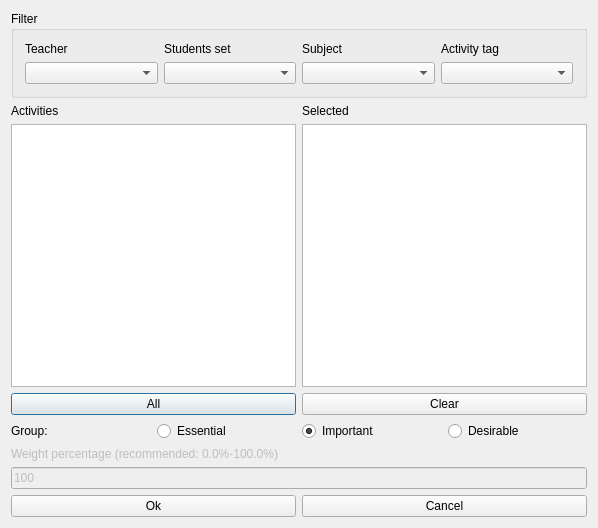
<?xml version="1.0" encoding="UTF-8"?>
<ui version="4.0">
 <class>ModifyConstraintActivitiesSameStartingTimeForm_template</class>
 <widget class="QDialog" name="ModifyConstraintActivitiesSameStartingTimeForm_template">
  <property name="geometry">
   <rect>
    <x>0</x>
    <y>0</y>
    <width>598</width>
    <height>528</height>
   </rect>
  </property>
  <property name="windowTitle">
   <string extracomment="This is the title of the dialog to modify a constraint of this type">Modify activities same starting time</string>
  </property>
  <layout class="QVBoxLayout" name="verticalLayout_3">
   <item>
    <widget class="QGroupBox" name="filterGroupBox">
     <property name="title">
      <string>Filter</string>
     </property>
     <layout class="QGridLayout" name="gridLayout">
      <item row="0" column="0">
       <widget class="QLabel" name="teachersTextLabel">
        <property name="text">
         <string>Teacher</string>
        </property>
        <property name="wordWrap">
         <bool>false</bool>
        </property>
       </widget>
      </item>
      <item row="0" column="1">
       <widget class="QLabel" name="studentsTextLabel">
        <property name="text">
         <string>Students set</string>
        </property>
        <property name="wordWrap">
         <bool>false</bool>
        </property>
       </widget>
      </item>
      <item row="0" column="2">
       <widget class="QLabel" name="subjectsTextLabel">
        <property name="text">
         <string>Subject</string>
        </property>
        <property name="wordWrap">
         <bool>false</bool>
        </property>
       </widget>
      </item>
      <item row="0" column="3">
       <widget class="QLabel" name="activityTagsTextLabel">
        <property name="text">
         <string>Activity tag</string>
        </property>
        <property name="wordWrap">
         <bool>false</bool>
        </property>
       </widget>
      </item>
      <item row="1" column="0">
       <widget class="QComboBox" name="teachersComboBox"/>
      </item>
      <item row="1" column="1">
       <widget class="QComboBox" name="studentsComboBox"/>
      </item>
      <item row="1" column="2">
       <widget class="QComboBox" name="subjectsComboBox"/>
      </item>
      <item row="1" column="3">
       <widget class="QComboBox" name="activityTagsComboBox"/>
      </item>
     </layout>
    </widget>
   </item>
   <item>
    <layout class="QHBoxLayout" name="horizontalLayout">
     <item>
      <layout class="QVBoxLayout" name="verticalLayout_2">
       <item>
        <widget class="QLabel" name="activitiesTextLabel">
         <property name="frameShape">
          <enum>QFrame::NoFrame</enum>
         </property>
         <property name="frameShadow">
          <enum>QFrame::Plain</enum>
         </property>
         <property name="text">
          <string>Activities</string>
         </property>
         <property name="wordWrap">
          <bool>false</bool>
         </property>
        </widget>
       </item>
       <item>
        <widget class="QListWidget" name="activitiesListWidget"/>
       </item>
       <item>
        <widget class="QPushButton" name="addAllActivitiesPushButton">
         <property name="text">
          <string comment="Text on a button. It refers to adding all activities from the list above this button into the current constraint">All</string>
         </property>
        </widget>
       </item>
      </layout>
     </item>
     <item>
      <layout class="QVBoxLayout" name="verticalLayout">
       <item>
        <widget class="QLabel" name="selectedActivitiesTextLabel">
         <property name="frameShape">
          <enum>QFrame::NoFrame</enum>
         </property>
         <property name="frameShadow">
          <enum>QFrame::Plain</enum>
         </property>
         <property name="text">
          <string comment="It refers to a list of selected activities">Selected</string>
         </property>
         <property name="wordWrap">
          <bool>false</bool>
         </property>
        </widget>
       </item>
       <item>
        <widget class="QListWidget" name="selectedActivitiesListWidget"/>
       </item>
       <item>
        <widget class="QPushButton" name="clearPushButton">
         <property name="text">
          <string>Clear</string>
         </property>
        </widget>
       </item>
      </layout>
     </item>
    </layout>
   </item>
   <item>
    <layout class="QHBoxLayout" name="horizontalLayout_4">
     <item>
      <widget class="QLabel" name="groupTextLabel">
       <property name="text">
        <string>Group:</string>
       </property>
      </widget>
     </item>
     <item>
      <widget class="QRadioButton" name="essentialRadioButton">
       <property name="text">
        <string>Essential</string>
       </property>
      </widget>
     </item>
     <item>
      <widget class="QRadioButton" name="importantRadioButton">
       <property name="text">
        <string>Important</string>
       </property>
       <property name="checked">
        <bool>true</bool>
       </property>
      </widget>
     </item>
     <item>
      <widget class="QRadioButton" name="desirableRadioButton">
       <property name="text">
        <string>Desirable</string>
       </property>
      </widget>
     </item>
    </layout>
   </item>
   <item>
    <layout class="QVBoxLayout">
     <item>
      <widget class="QLabel" name="weightTextLabel">
       <property name="enabled">
        <bool>false</bool>
       </property>
       <property name="frameShape">
        <enum>QFrame::NoFrame</enum>
       </property>
       <property name="frameShadow">
        <enum>QFrame::Plain</enum>
       </property>
       <property name="text">
        <string>Weight percentage (recommended: 0.0%-100.0%)</string>
       </property>
       <property name="wordWrap">
        <bool>false</bool>
       </property>
      </widget>
     </item>
     <item>
      <widget class="QLineEdit" name="weightLineEdit">
       <property name="enabled">
        <bool>false</bool>
       </property>
       <property name="text">
        <string notr="true">100</string>
       </property>
      </widget>
     </item>
    </layout>
   </item>
   <item>
    <layout class="QHBoxLayout">
     <item>
      <widget class="QPushButton" name="okPushButton">
       <property name="text">
        <string>Ok</string>
       </property>
      </widget>
     </item>
     <item>
      <widget class="QPushButton" name="cancelPushButton">
       <property name="text">
        <string>Cancel</string>
       </property>
      </widget>
     </item>
    </layout>
   </item>
  </layout>
 </widget>
 <layoutdefault spacing="6" margin="11"/>
 <resources/>
 <connections/>
</ui>
